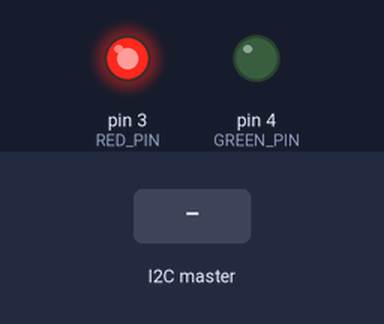
Simulated run of this sketch. Board: Arduino Uno, built with avr-gcc and run on an emulated ATmega328P. Parts: output pins drawn as LEDs (lit = HIGH). The test bench sets the inputs (shaded band).

Above: at 1.2 s.
1.3 s: the I2C master sends the byte 1
At 1.7 s:
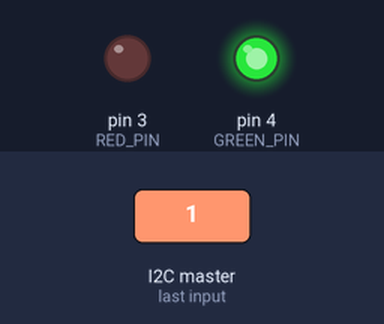
2.8 s: the I2C master sends the byte 2
At 4.0 s:
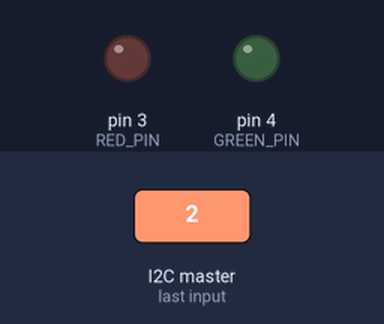
4.3 s: the I2C master sends the byte 0
At 5.2 s:
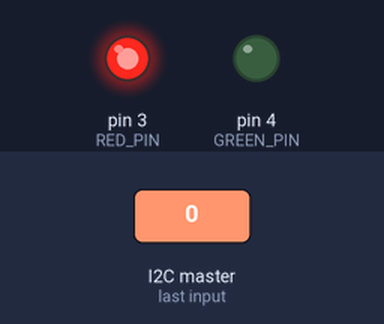
5.8 s: the I2C master sends the byte 90
At 6.3 s:
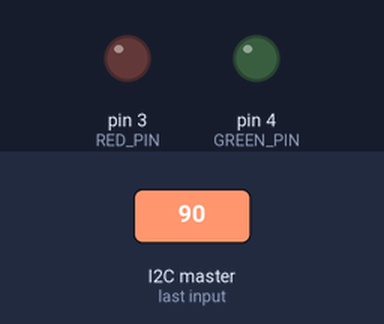
Timing chart, 0 to 8.3 s (numbered marks = the images above; inputs shaded):
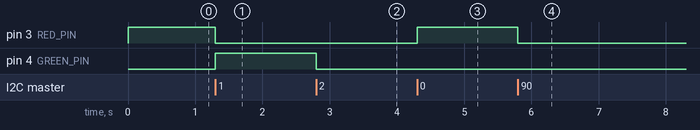

Measured:
- after the input at 1.3 s, pin 3 (RED_PIN): HIGH → LOW at once; pin 4 (GREEN_PIN): LOW → HIGH at once
- after the input at 2.8 s, pin 4 (GREEN_PIN): HIGH → LOW at once
- after the input at 4.3 s, pin 3 (RED_PIN): LOW → HIGH at once
- after the input at 5.8 s, pin 3 (RED_PIN): HIGH → LOW at once

The sketch:

Slave_1_For_Traffic_Light.ino
```cpp
#include <Wire.h>

const byte MY_ADDR = 0x10;

// UPDATED PINS
const int RED_PIN   = 3;
const int GREEN_PIN = 4;

// 0 = RED, 1 = GREEN
volatile byte currentState = 0;

void applyState() {
  if (currentState == 0) {
    digitalWrite(RED_PIN, HIGH);
    digitalWrite(GREEN_PIN, LOW);
  } else if (currentState == 1) {
    digitalWrite(RED_PIN, LOW);
    digitalWrite(GREEN_PIN, HIGH);
  } else {
    digitalWrite(RED_PIN, LOW);
    digitalWrite(GREEN_PIN, LOW);
  }
}

void onReceive(int numBytes) {
  if (numBytes >= 1) {
    currentState = Wire.read();
  }
  while (Wire.available()) Wire.read();
}

void setup() {
  pinMode(RED_PIN, OUTPUT);
  pinMode(GREEN_PIN, OUTPUT);

  Wire.begin(MY_ADDR);
  Wire.onReceive(onReceive);
}

void loop() {
  applyState();
}
```
